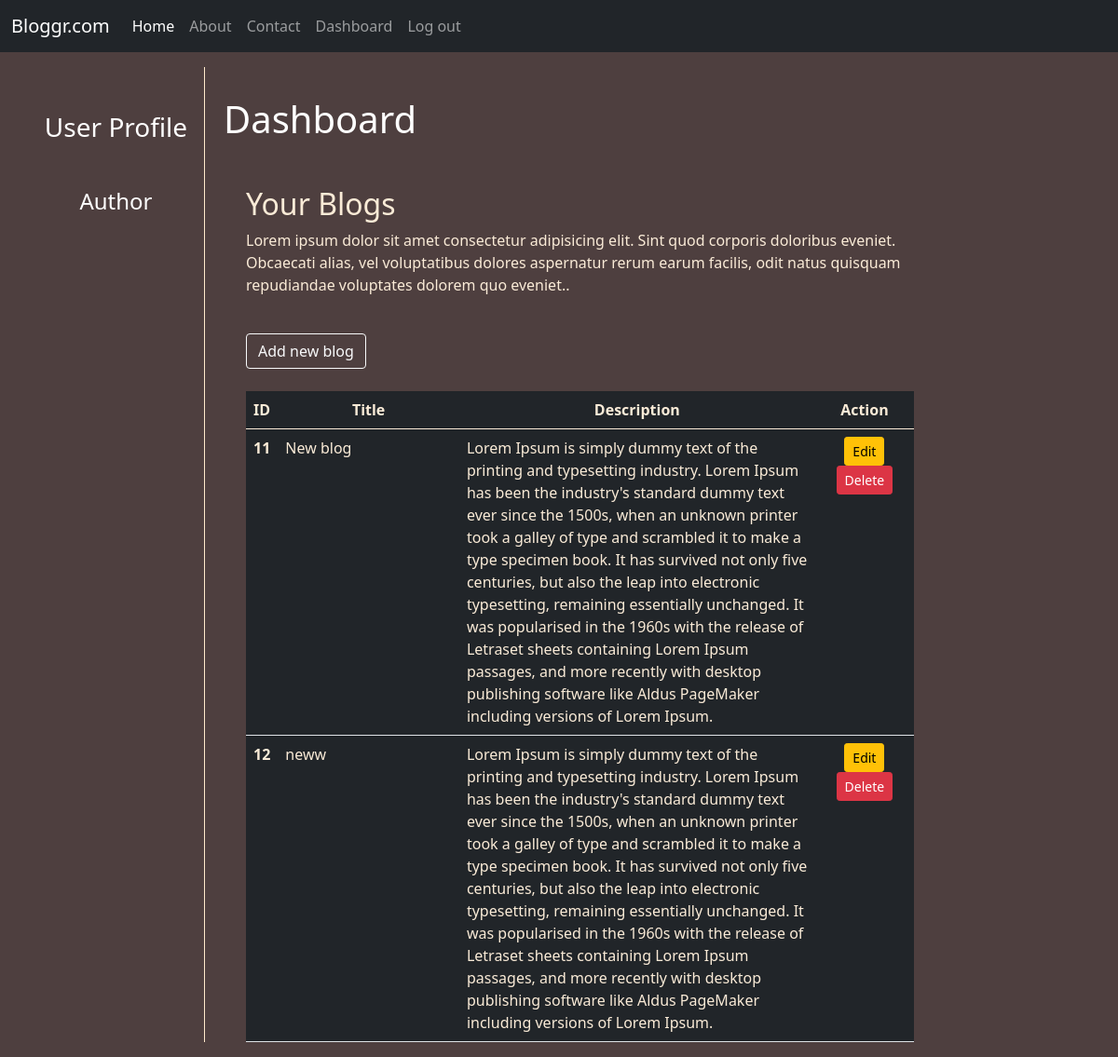
The page /dashboard/ (signed in) on the database its author committed.
### blog/models.py (models this page shows)
class Blog_post(models.Model):
    title=models.CharField(max_length=200)
    description=models.TextField()

### blog/views.py (the view)
# urls.py: path('dashboard/',views.dashboard,name='dashboard'),
def dashboard(request):
    if request.user.is_authenticated:
        posts=Blog_post.objects.all()
        full_name=request.user.get_full_name()
        return render(request,'blog/dashboard.html',{'posts':posts,'full_name':full_name})
    else:
        return HttpResponseRedirect('/login')

### blog/templates/blog/dashboard.html (shortened to what this page needs)
{% extends 'blog/base.html' %}
{% load static %}
{% block side %}
<div class="col-sm-2 text-white my-3 text-center border-right">
  <h3 class="my-5">User Profile</h3>
  <h4>Author</h4>
</div>
{% endblock side %}
{% block content %}
<div class="col-sm-10">
  <h1 class="text-white my-5">Dashboard</h1>
  <div class="container">
    <h2>Your Blogs</h2>
    <p>
      Lorem ipsum dolor sit amet consectetur adipisicing elit. Sint quod
      corporis doloribus eveniet. Obcaecati alias, vel voluptatibus dolores
      aspernatur rerum earum facilis, odit natus quisquam repudiandae voluptates
      dolorem quo eveniet..
    </p>
    <br />
    <a href="{% url 'addpost' %}" class="btn btn-outline-light btn-rounded">Add new blog</a><br /><br />
    {% if posts %}
    <table class="table table-hover bg-dark">
      <thead>
        <tr class="text-center" style="height: 8%">
          <th scope="col" style="width: 2%; color: antiquewhite">ID</th>
          <th scope="col" style="width: 28%; color: antiquewhite">Title</th>
          <th scope="col" style="width: 55%; color: antiquewhite">
            Description
          </th>
          <th scope="col" style="width: 15%; color: antiquewhite">Action</th>
        </tr>
      </thead>
      <tbody>
        {% for post in posts %}
        <tr>
          <th scope="row" style="color: antiquewhite">{{post.id}}</th>
          <td style="color: antiquewhite">{{post.title}}</td>
          <td style="color: antiquewhite">{{post.description}}</td>
          <td class="text-center">
            <a href="{% url 'updatepost' post.id %}" class="btn btn-warning btn-sm">Edit</a>
            <form action="{% url 'deletepost' post.id %}" method="POST" class="d-inline">
              <input type="submit" class="btn btn-danger btn-sm" value="Delete" />
            </form>
          </td>
        </tr>
        {% endfor %}
      </tbody>
    </table>
    {% endif %}
  </div>
  {% endblock content %}

### blog/templates/blog/base.html (shortened to what this page needs)
<!DOCTYPE html>
{% load static %}
<html lang="en">
  <head>
    <link rel="stylesheet" href="{% static 'blog/css/bootstrap.css' %}" />
    <link rel="stylesheet" href="{% static 'blog/css/style.css' %}" />
  </head>
  <body>
    <div class="container-fluid-bg-dark">{% include 'blog/navbar.html' %}</div>
    <div class="container col-sm-16">
      <div class="row">
        {% block side %}{% endblock side %}
        <div class="col-sm-10 pd-left">
          {% block content %}
          {% endblock content %}
        </div>
      </div>
    </div>
  </body>
</html>

### blog/templates/blog/navbar.html (shortened to what this page needs)
<nav class="navbar navbar-expand-lg navbar-dark bg-dark">
  <div class="container-fluid">
    <a class="navbar-brand" href="/">Bloggr.com</a>
    <div class="collapse navbar-collapse" id="navbarSupportedContent">
      <ul class="navbar-nav me-auto mb-2 mb-lg-0">
        <li class="nav-item">
          <a class="nav-link active" aria-current="page" href="/">Home</a>
        </li>
        <li class="nav-item">
          <a class="nav-link" href="{% url 'About' %}">About</a>
        </li>
        <li class="nav-item">
          <a class="nav-link" href="{% url 'Contact' %}">Contact</a>
        </li>
        {% if request.user.is_authenticated %}
        <li class="nav-item">
          <a class="nav-link" href="{% url 'dashboard' %}">Dashboard</a>
        </li>
        <li class="nav-item">
          <a class="nav-link" href="{% url 'logout' %}">Log out</a>
        </li>
        {% endif %}
      </ul>
    </div>
  </div>
</nav>

### blog/static/blog/css/style.css (style rules this page uses)
body { background-color: rgb(78, 63, 63); color: antiquewhite; }
.border-right { border-right: 1px solid blanchedalmond; }
.pd-left { padding-left: 20px; }

### rows shown on the page
Blog_post: id "11", title "New blog", description "Lorem Ipsum is simply dummy text of the printing and typesetting industry. Lorem Ipsum has been the industry's standard dummy text ever since the 1500s, when an unknown printer took a galley of type and scrambled it to make a type specimen book. It has survived not only five centuries, but also the leap into electronic typesetting, remaining essentially unchanged. It was popularised in the 1960s with the release of Letraset sheets containing Lorem Ipsum passages, and more recently with desktop publishing software like Aldus PageMaker including versions of Lorem Ipsum."
Blog_post: id "12", title "neww", description "Lorem Ipsum is simply dummy text of the printing and typesetting industry. Lorem Ipsum has been the industry's standard dummy text ever since the 1500s, when an unknown printer took a galley of type and scrambled it to make a type specimen book. It has survived not only five centuries, but also the leap into electronic typesetting, remaining essentially unchanged. It was popularised in the 1960s with the release of Letraset sheets containing Lorem Ipsum passages, and more recently with desktop publishing software like Aldus PageMaker including versions of Lorem Ipsum."
